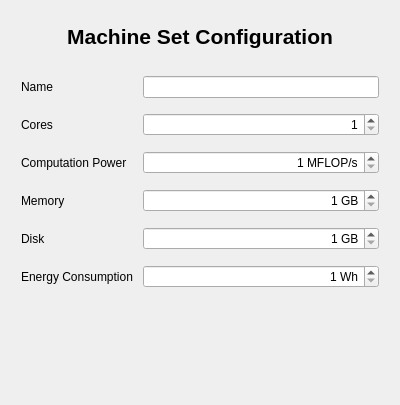
<?xml version="1.0" encoding="UTF-8"?>
<ui version="4.0">
 <class>MachineSetConfigurationWindow</class>
 <widget class="QWidget" name="MachineSetConfigurationWindow">
  <property name="geometry">
   <rect>
    <x>0</x>
    <y>0</y>
    <width>400</width>
    <height>405</height>
   </rect>
  </property>
  <property name="sizePolicy">
   <sizepolicy hsizetype="Expanding" vsizetype="Minimum">
    <horstretch>0</horstretch>
    <verstretch>0</verstretch>
   </sizepolicy>
  </property>
  <property name="maximumSize">
   <size>
    <width>400</width>
    <height>600</height>
   </size>
  </property>
  <property name="windowTitle">
   <string>Machine Set Icon Configuration</string>
  </property>
  <layout class="QGridLayout" name="gridLayout">
   <property name="sizeConstraint">
    <enum>QLayout::SetMinimumSize</enum>
   </property>
   <item row="0" column="0">
    <layout class="QVBoxLayout" name="verticalLayout">
     <property name="sizeConstraint">
      <enum>QLayout::SetMinimumSize</enum>
     </property>
     <item>
      <widget class="QLabel" name="title">
       <property name="sizePolicy">
        <sizepolicy hsizetype="Preferred" vsizetype="Minimum">
         <horstretch>0</horstretch>
         <verstretch>0</verstretch>
        </sizepolicy>
       </property>
       <property name="maximumSize">
        <size>
         <width>16777215</width>
         <height>50</height>
        </size>
       </property>
       <property name="font">
        <font>
         <pointsize>16</pointsize>
         <bold>true</bold>
        </font>
       </property>
       <property name="text">
        <string>Machine Set Configuration</string>
       </property>
       <property name="alignment">
        <set>Qt::AlignCenter</set>
       </property>
      </widget>
     </item>
     <item>
      <widget class="QFrame" name="attributes">
       <property name="sizePolicy">
        <sizepolicy hsizetype="Preferred" vsizetype="Minimum">
         <horstretch>0</horstretch>
         <verstretch>0</verstretch>
        </sizepolicy>
       </property>
       <property name="frameShape">
        <enum>QFrame::NoFrame</enum>
       </property>
       <layout class="QFormLayout" name="formLayout">
        <property name="fieldGrowthPolicy">
         <enum>QFormLayout::ExpandingFieldsGrow</enum>
        </property>
        <property name="labelAlignment">
         <set>Qt::AlignLeading|Qt::AlignLeft|Qt::AlignTop</set>
        </property>
        <property name="horizontalSpacing">
         <number>10</number>
        </property>
        <property name="verticalSpacing">
         <number>15</number>
        </property>
        <property name="leftMargin">
         <number>10</number>
        </property>
        <property name="rightMargin">
         <number>10</number>
        </property>
        <property name="bottomMargin">
         <number>10</number>
        </property>
        <item row="1" column="0">
         <widget class="QLabel" name="nameLabel">
          <property name="text">
           <string>Name</string>
          </property>
         </widget>
        </item>
        <item row="1" column="1">
         <widget class="QLineEdit" name="nameEditLine">
          <property name="font">
           <font>
            <bold>false</bold>
           </font>
          </property>
          <property name="layoutDirection">
           <enum>Qt::RightToLeft</enum>
          </property>
          <property name="maxLength">
           <number>32</number>
          </property>
          <property name="alignment">
           <set>Qt::AlignRight|Qt::AlignTrailing|Qt::AlignVCenter</set>
          </property>
         </widget>
        </item>
        <item row="2" column="0">
         <widget class="QLabel" name="coresLabel">
          <property name="locale">
           <locale language="English" country="UnitedStates"/>
          </property>
          <property name="text">
           <string>Cores</string>
          </property>
         </widget>
        </item>
        <item row="2" column="1">
         <widget class="QSpinBox" name="coresSpinBox">
          <property name="sizePolicy">
           <sizepolicy hsizetype="Expanding" vsizetype="Fixed">
            <horstretch>0</horstretch>
            <verstretch>0</verstretch>
           </sizepolicy>
          </property>
          <property name="autoFillBackground">
           <bool>false</bool>
          </property>
          <property name="alignment">
           <set>Qt::AlignRight|Qt::AlignTrailing|Qt::AlignVCenter</set>
          </property>
          <property name="minimum">
           <number>1</number>
          </property>
          <property name="maximum">
           <number>256</number>
          </property>
         </widget>
        </item>
        <item row="3" column="0">
         <widget class="QLabel" name="computationPowerLabel">
          <property name="locale">
           <locale language="English" country="UnitedStates"/>
          </property>
          <property name="text">
           <string>Computation Power</string>
          </property>
         </widget>
        </item>
        <item row="3" column="1">
         <widget class="QSpinBox" name="computationPowerSpinBox">
          <property name="sizePolicy">
           <sizepolicy hsizetype="Expanding" vsizetype="Fixed">
            <horstretch>0</horstretch>
            <verstretch>0</verstretch>
           </sizepolicy>
          </property>
          <property name="autoFillBackground">
           <bool>false</bool>
          </property>
          <property name="alignment">
           <set>Qt::AlignRight|Qt::AlignTrailing|Qt::AlignVCenter</set>
          </property>
          <property name="suffix">
           <string> MFLOP/s</string>
          </property>
          <property name="minimum">
           <number>1</number>
          </property>
          <property name="maximum">
           <number>2048</number>
          </property>
         </widget>
        </item>
        <item row="4" column="0">
         <widget class="QLabel" name="ramLabel">
          <property name="text">
           <string>Memory</string>
          </property>
         </widget>
        </item>
        <item row="4" column="1">
         <widget class="QSpinBox" name="ramSpinBox">
          <property name="sizePolicy">
           <sizepolicy hsizetype="Expanding" vsizetype="Fixed">
            <horstretch>0</horstretch>
            <verstretch>0</verstretch>
           </sizepolicy>
          </property>
          <property name="autoFillBackground">
           <bool>false</bool>
          </property>
          <property name="alignment">
           <set>Qt::AlignRight|Qt::AlignTrailing|Qt::AlignVCenter</set>
          </property>
          <property name="suffix">
           <string> GB</string>
          </property>
          <property name="minimum">
           <number>1</number>
          </property>
          <property name="maximum">
           <number>2048</number>
          </property>
         </widget>
        </item>
        <item row="5" column="0">
         <widget class="QLabel" name="diskLabel">
          <property name="text">
           <string>Disk</string>
          </property>
         </widget>
        </item>
        <item row="5" column="1">
         <widget class="QSpinBox" name="diskSpinBox">
          <property name="sizePolicy">
           <sizepolicy hsizetype="Expanding" vsizetype="Fixed">
            <horstretch>0</horstretch>
            <verstretch>0</verstretch>
           </sizepolicy>
          </property>
          <property name="autoFillBackground">
           <bool>false</bool>
          </property>
          <property name="alignment">
           <set>Qt::AlignRight|Qt::AlignTrailing|Qt::AlignVCenter</set>
          </property>
          <property name="suffix">
           <string> GB</string>
          </property>
          <property name="minimum">
           <number>1</number>
          </property>
          <property name="maximum">
           <number>102400</number>
          </property>
         </widget>
        </item>
        <item row="6" column="0">
         <widget class="QLabel" name="energyConsumptionLabel">
          <property name="text">
           <string>Energy Consumption</string>
          </property>
         </widget>
        </item>
        <item row="6" column="1">
         <widget class="QSpinBox" name="energyConsumptionSpinBox">
          <property name="sizePolicy">
           <sizepolicy hsizetype="Expanding" vsizetype="Fixed">
            <horstretch>0</horstretch>
            <verstretch>0</verstretch>
           </sizepolicy>
          </property>
          <property name="autoFillBackground">
           <bool>false</bool>
          </property>
          <property name="alignment">
           <set>Qt::AlignRight|Qt::AlignTrailing|Qt::AlignVCenter</set>
          </property>
          <property name="suffix">
           <string> Wh</string>
          </property>
          <property name="minimum">
           <number>1</number>
          </property>
          <property name="maximum">
           <number>10000</number>
          </property>
         </widget>
        </item>
       </layout>
      </widget>
     </item>
    </layout>
   </item>
  </layout>
 </widget>
 <resources/>
 <connections/>
</ui>
